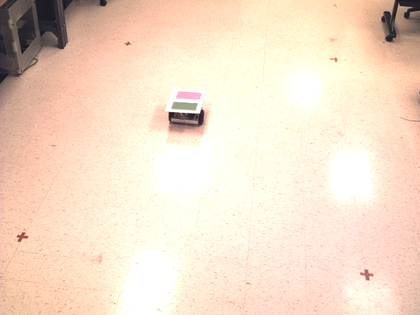
%> input picture run/images/april17/edges_37.png, 420 x 315 px, shrunk from 640 x 480 before the run; its folder holds only this picture in this run
$ octave label_objects.m   (GNU Octave 9; MATLAB toolbox functions it lacks are replaced by stand-ins)
%> lines starting %> are read from the running program, lines starting %| are printed output that depends on the picture; in (x1, y1, x2, y2) boxes, pixels count from 0 and x2, y2 are one past the last pixel; in counts of white or black regions, pixels touching at a corner belong together; the program's own positions count from 1
### src/lib/glob.m
%% Expand wildcards for files and directory names
%
%   Pattern matching of file and directory names, based on wildcard
%   characters. This function is similar to wildcard expansion performed by
%   the Unix shell and Python glob.glob function, but it can handle more
%   types of wildcards.
%
%   [LIST, ISDIR] = glob(FILESPEC)
%       returns cell array LIST with files or directories that match the
%       path specified by string FILESPEC. Wildcards may be used for
%       basenames and for the directory parts. If FILESPEC contains
%       directory parts, then these will be included in LIST.
%       ISDIR is a boolean, the same size as LIST that is true for
%       directories in LIST.
%
%       Following wildcards can be used:
%           *        match zero or more characters
%           ?        match any single character
%           [ab12]   match one of the specified characters
%           [^ab12]  match none of the specified characters
%           [a-z]    match one character in range of characters
%           {a,b,c}  matches any one of strings a, b or c
%
%           all above wildcards do not match a file separator.
%
%           **       match zero or more characters including file separators.
%                    This can be used to match zero or more directory parts
%                    and will recursively list matching names.
%
%       The differences between GLOB and DIR:
%           * GLOB supports wildcards for directories.
%           * GLOB returns the directory part of FILESPEC.
%           * GLOB returns a cell array of matching names.
%           * GLOB does not return hidden files and directories that start
%             with '.' unless explicitly specified in FILESPEC.
%           * GLOB does not return '.' and '..' unless explicitly specified
%             in FILESPEC.
%           * GLOB adds a trailing file separator to directory names.
%           * GLOB does not return the contents of a directory when
%             a directory is specified. To return contents of a directory,
%             add a trailing '/*'.
%           * GLOB returns only directory names when a trailing file
%             separator is specified.
%           * On Windows GLOB is not case sensitive, but it returns
%             matching names exactely in the case as they are defined on
%             the filesystem. Case of host and sharename of a UNC path and
%             case of drive letters will be returned as specified in
%             FILESPEC.
%
%   glob(FILESPEC, '-ignorecase')
%        Default GLOB is case sensitive on Unix. With option '-ignorecase'
%        FILESPEC matching is not case sensitive. On Windows, GLOB always
%        ignores the case. This option can be abbreviated to '-i'.
%
% Examples:
%       glob *.m        list all .m files in current directory.
%
%       glob baz/*      list all files and directories in subdirectory 'baz'.
%
%       glob b*/*.m     list all .m files in subdirectory names starting
%                       with 'b'. The list will include the names of the
%                       matching subdirectories.
%
%       glob ?z*.m      list all .m files where the second character
%                       is 'z'.
%
%       glob baz.[ch]   matches baz.c and baz.h
%
%       glob test.[^ch] matches test.a but not test.c or test.h
%
%       glob demo.[a-c] matches demo.a, demo.b, and demo.c
%
%       glob test.{foo,bar,baz} matches test.foo, test.bar, and test.baz
%
%       glob .*         list all hidden files in current directory,
%                       excluding '.' and '..'
%
%       glob */         list all subdirectories.
%
%       glob **         recursively list all files and directories,
%                       starting in current directory (current directory
%                       name, hidden files and hidden directories are
%                       excluded).
%
%       glob **.m       list all m-files anywhere in directory tree,
%                       including m-files in current directory. This
%                       is equivalent with '**/*.m'.
%
%       glob foo/**/    recursively list all directories, starting in
%                       directory 'foo'.
%
%       glob **/.svn/   list all .svn directories in directory tree.
%
%       glob **/.*/**   recursively list all files in hidden directories
%                       only.
%
%       [r,d]=glob('**')
%       r(~d)           get all files in directory tree.
%
% Known limitation:
%       When using '**', symbolic linked directories or junctions may cause
%       an infinite loop.
%
% See also dir

%% Last modified
%   $Date: 2013-02-02 18:41:41 +0100 (Sat, 02 Feb 2013) $
%   $Author: biggelar $
%   $Rev: 12966 $

%% History
%   2013-02-02  biggelar    submitted to Matlab Central
%   2013-01-11  biggelar    add {} wildcards
%   2013-01-02  biggelar    Created

%% Copyright (c) 2013, Peter van den Biggelaar
% All rights reserved.
%
% Redistribution and use in source and binary forms, with or without
% modification, are permitted provided that the following conditions are
% met:
%
%     * Redistributions of source code must retain the above copyright
%       notice, this list of conditions and the following disclaimer.
%     * Redistributions in binary form must reproduce the above copyright
%       notice, this list of conditions and the following disclaimer in
%       the documentation and/or other materials provided with the distribution
%
% THIS SOFTWARE IS PROVIDED BY THE COPYRIGHT HOLDERS AND CONTRIBUTORS "AS IS"
% AND ANY EXPRESS OR IMPLIED WARRANTIES, INCLUDING, BUT NOT LIMITED TO, THE
% IMPLIED WARRANTIES OF MERCHANTABILITY AND FITNESS FOR A PARTICULAR PURPOSE
% ARE DISCLAIMED. IN NO EVENT SHALL THE COPYRIGHT OWNER OR CONTRIBUTORS BE
% LIABLE FOR ANY DIRECT, INDIRECT, INCIDENTAL, SPECIAL, EXEMPLARY, OR
% CONSEQUENTIAL DAMAGES (INCLUDING, BUT NOT LIMITED TO, PROCUREMENT OF
% SUBSTITUTE GOODS OR SERVICES; LOSS OF USE, DATA, OR PROFITS; OR BUSINESS
% INTERRUPTION) HOWEVER CAUSED AND ON ANY THEORY OF LIABILITY, WHETHER IN
% CONTRACT, STRICT LIABILITY, OR TORT (INCLUDING NEGLIGENCE OR OTHERWISE)
% ARISING IN ANY WAY OUT OF THE USE OF THIS SOFTWARE, EVEN IF ADVISED OF THE
% POSSIBILITY OF SUCH DAMAGE.


% ------------------------------------------------------------------------
function [LIST, ISDIR] = glob(FILESPEC, ignorecase)
%> called with FILESPEC = './images/april17/edges_*.png'

%% check FILESPEC input
if ischar(FILESPEC)
    if isempty(FILESPEC)
        % return when FILESPEC is empty
        LIST = cell(0);
        ISDIR = false(0);
        return
    elseif size(FILESPEC,1)>1
        error('glob:invalidInput', 'FILESPEC must be a single string.')
    end
else
    error('glob:invalidInput', 'FILESPEC must be a string.')
end

%% check ignorecase option
if nargin==2
    if ischar(ignorecase)
        % ignore case when option is specified; must be at least 2 characters long
        if strncmp(ignorecase, '-ignorecase', max(numel(ignorecase),2));
            ignorecase = true;
        else
            error('glob:invalidOption', 'Invalid option.')
        end
    else
        error('glob:invalidOption', 'Invalid option.')
    end
else
    % Windows is not case sensitive
    % Unix is case sensitive
    ignorecase = ispc;
end

%% define function handle to regular expression function for the specified case sensitivity
if ignorecase
    regexp_fhandle = @regexpi;
else
    regexp_fhandle = @regexp;
end

%% only use forward slashes as file separator to prevent escaping backslashes in regular expressions
filespec = strrep(FILESPEC, '\', '/');

%% split pathroot part from FILESPEC
if strncmp(filespec, '//',2)
    if ispc
        % FILESPEC specifies a UNC path
        % It is not allowed to get a directory listing of share names of a
        % host with the DIR command.
        % pathroot will contains e.g. //host/share/
        pathroot = regexprep(filespec, '(^//+[^/]+/[^/]+/)(.*)', '$1');
        filespec = regexprep(filespec, '(^//+[^/]+/[^/]+/)(.*)', '$2');
    else
        % for Unix, multiple leading file separators are equivalent with a single file separator
        filespec = regexprep(filespec, '^/*', '/');
    end
elseif strncmp(filespec, '/', 1)
    % FILESPEC specifies a absolute path
    pathroot = '/';
    filespec(1) = [];
elseif ispc && numel(filespec)>=2 && filespec(2)==':'
    % FILESPEC specifies a absolute path starting with a drive letter
    % check for a fileseparator after ':'. e.g. 'C:\'
    if numel(filespec)<3 || filespec(3)~='/'
        error('glob:invalidInput','Drive letter must be followed by '':\''.')
    end
    pathroot = filespec(1:3);
    filespec(1:3) = [];
else
    % FILESPEC specifies a relative path
    pathroot = './';
end

%% replace multiple file separators by a single file separator
filespec = regexprep(filespec, '/+', '/');

%% replace 'a**' with 'a*/**', where 'a' can be any character but not '/'
filespec = regexprep(filespec, '([^/])(\.\*\.\*)', '$1\*/$2');
%% replace '**a' with '**/*a', where a can be any character but not '/'
filespec = regexprep(filespec, '(\.\*\.\*)([^/])', '$1/\*$2');

%% split filespec into chunks at file separator
chunks = strread(filespec, '%s', 'delimiter', '/'); %#ok<FPARK>

%% add empty chunk at the end when filespec ends with a file separator
if ~isempty(filespec) && filespec(end)=='/'
    chunks{end+1} = '';
end

%% translate chunks to regular expressions
for i=1:numel(chunks)
    chunks{i} = glob2regexp(chunks{i});
end

%% determine file list using LS_REGEXP
% this function requires that PATHROOT does not to contain any wildcards
if ~isempty(chunks)
    list = ls_regexp(regexp_fhandle, pathroot, chunks{1:end});
else
    list = {pathroot};
end

if strcmp(pathroot, './')
    % remove relative pathroot from result
    list = regexprep(list, '^\./', '');
end

if nargout==2
    % determine directories by checking for '/' at the end
    I = regexp(list', '/$');
    ISDIR = ~cellfun('isempty', I);
end

%% convert to standard file separators for PC
if ispc
    list = strrep(list, '/', '\');
end

%% return output
if nargout==0
    if ~isempty(list)
        % display list
        disp(char(list))
    else
        disp(['''' FILESPEC ''' not found.']);
    end
else
    LIST = list';
end


% ------------------------------------------------------------------------
function regexp_str = glob2regexp(glob_str)
%% translate glob_str to regular expression string

% initialize
regexp_str  = '';
in_curlies  = 0;        % is > 0 within curly braces

% handle characters in glob_str one-by-one
for c = glob_str

    if any(c=='.()|+^$@%')
        % escape simple special characters
        regexp_str = [regexp_str '\' c]; %#ok<AGROW>

    elseif c=='*'
        % '*' should not match '/'
        regexp_str = [regexp_str '[^/]*']; %#ok<AGROW>

    elseif c=='?'
        % '?' should not match '/'
        regexp_str = [regexp_str '[^/]']; %#ok<AGROW>

    elseif c=='{'
        regexp_str = [regexp_str '(']; %#ok<AGROW>
        in_curlies = in_curlies+1;

    elseif c=='}' && in_curlies
        regexp_str = [regexp_str ')']; %#ok<AGROW>
        in_curlies = in_curlies-1;

    elseif c==',' && in_curlies
        regexp_str = [regexp_str '|']; %#ok<AGROW>

    else
        regexp_str = [regexp_str c]; %#ok<AGROW>
    end
end

% replace original '**' (that has now become '[^/]*[^/]*') with '.*.*'
regexp_str = strrep(regexp_str, '[^/]*[^/]*', '.*.*');


% ------------------------------------------------------------------------
function L = ls_regexp(regexp_fhandle, path, varargin)
% List files that match PATH/r1/r2/r3/... where PATH is a string without
% any wildcards and r1..rn are regular expresions that contain the parts of
% a filespec between the file separators.
% L is a cell array with matching file or directory names.
% REGEXP_FHANDLE contain a file handle to REGEXP or REGEXPI depending
% on specified case sensitivity.

% if first regular expressions contains '**', examine complete file tree
if nargin>=3 && any(regexp(varargin{1}, '\.\*\.\*'))
    L = ls_regexp_tree(regexp_fhandle, path, varargin{:});

else
    % get contents of path
    list = dir(path);

    if nargin>=3
        if strcmp(varargin{1},'\.') || strcmp(varargin{1},'\.\.')
            % keep explicitly specified '.' or '..' in first regular expression
            if ispc && ~any(strcmp({list.name}, '.'))
                % fix strange windows behaviour: root of a volume has no '.' and '..'
                list(end+1).name = '.';
                list(end).isdir = true;
                list(end+1).name = '..';
                list(end).isdir = true;
            end
        else
            % remove '.' and '..'
            list(strcmp({list.name},'.')) = [];
            list(strcmp({list.name},'..')) = [];

            % remove files starting with '.' specified in first regular expression
            if ~strncmp(varargin{1},'\.',2)
                % remove files starting with '.' from list
                list(strncmp({list.name},'.',1))  = [];
            end
        end
    end

    % define shortcuts
    list_isdir = [list.isdir];
    list_name = {list.name};

    L = {};  % initialize
    if nargin==2    % no regular expressions
        %% return filename
        if ~isempty(list_name)
            % add a trailing slash to directories
            trailing_fsep = repmat({''}, size(list_name));
            trailing_fsep(list_isdir) = {'/'};
            L = strcat(path, list_name, trailing_fsep);
        end

    elseif nargin==3    % last regular expression
        %% return list_name matching regular expression
        I = regexp_fhandle(list_name, ['^' varargin{1} '$']);
        I = ~cellfun('isempty', I);
        list_name = list_name(I);
        list_isdir = list_isdir(I);
        if ~isempty(list_name)
            % add a trailing slash to directories
            trailing_fsep = repmat({''}, size(list_name));
            trailing_fsep(list_isdir) = {'/'};
            L = strcat(path, list_name, trailing_fsep);
        end

    elseif nargin==4 && isempty(varargin{2})
        %% only return directories when last regexp is empty
        % return list_name matching regular expression and that are directories
        I = regexp_fhandle(list_name, ['^' varargin{1} '$']);
        I = ~cellfun('isempty', I);
        % only return directories
        list_name = list_name(I);
        list_isdir = list_isdir(I);
        if any(list_isdir)
            % add a trailing file separator
            L = strcat(path, list_name(list_isdir), '/');
        end
    else
        %% traverse for list_name matching regular expression
        I = regexp_fhandle(list_name, ['^' varargin{1} '$']);
        I = ~cellfun('isempty', I);
        for name = list_name(I)
            L = [L   ls_regexp(regexp_fhandle, [path char(name) '/'], varargin{2:end})]; %#ok<AGROW>
        end
    end
end


% ------------------------------------------------------------------------
% [29 lines left out: function ls_regexp_tree, not called in this run]


% ------------------------------------------------------------------------
% [30 lines left out: function dir_recur, not called in this run]

### run/myimread.m
% Read sample images
function imgs = myimread(path)
    imgs = {};
    impaths = glob(path);
    for i = 1:length(impaths);
        imgs{i} = imread(impaths{i});
    end
end

### run/algorithm.m
% ------------------------------------------------------------------------------ % Created: 10/4/16 by Tommy Schulte, Matt Boss, Claire Stonner, Chad Chapnick
% Revision History: None
%
% Purpose:
%
% Input Variables:
%   window      := define median filtering window size
%   sigma       := canny edge filtering sigma value
%   pxthresh    := the threshold for binary filling
%
% Output Variables:
%   [denoised ,edges filled, cleaned, labels]
% ------------------------------------------------------------------------------
function [denoised ,edges filled, cleaned, labels] = algorithm(img, window, sigma, pxthresh)
    imgray = rgb2gray(img);
    denoised = medfilt2(imgray, window,'symmetric');
    edges = edge(denoised,'Canny',[],sigma);
    filled = imfill(edges,'holes');
    cleaned = bwareaopen(filled, pxthresh);
    labels = bwlabel(cleaned);
end

### run/label_objects.m
% include '.m' files
addpath('./')
addpath('./lib')

% Read sample images
imgs = myimread('./images/april17/edges_*.png');
%> imgs = 1 item

% define median filtering window size,
% canny edge filtering sigma value, and
% the threshold for binary filling

labeled_rgb = {};
window = [2 2]; sigma = 2; pxthresh=200;
for i = 1:length(imgs)
    img = imgs{i};
    [denoised edges filled cleaned labels]=algorithm(img, window, sigma, pxthresh);
    disp(['showing image ', num2str(i)]);
    imshow(img); hold on
    % get rgb values for each label and store in matrix
    s = regionprops(labels, 'Centroid');
    RGB = zeros(size(s,1), 4);  % red | green | blue | actual label
    for label=1:numel(s)
        c = s(label).Centroid;
        plot(c(1),c(2), 'r.', 'MarkerSize', 45);
        text(c(1), c(2), sprintf('%d', label), 'HorizontalAlignment', 'center', ...
        'VerticalAlignment', 'middle', 'FontSize', 12, 'Color', 'white');
        coordinates = s(label).Centroid;
        c = round(coordinates);
        rgb = img(c(2),c(1),:);
        RGB(label,1:3) = reshape(rgb,1,3);
    end
    hold off;
    for row=1:length(s)
        prompt = ['Please enter the correct color for label ',num2str(row),':\n',...
        '0 = noise | 1 = blue | 2 = green | 3 = pink\n'];
        color = [];
        while ~isequal(length(color),1) || ~any([0,1,2,3] == color)
            color = input(prompt);
        end
        RGB(row,4) = color;
    end
    labeled_rgb{i} = RGB;
end
%> this loop made 1 pass; the answer given on pass 1: 1
%> s on pass 1: {Centroid [26 30.3]}
%| showing image 1
%> pass 1, in algorithm, `imgray = rgb2gray(img);`:
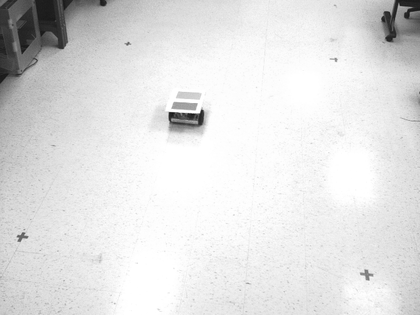
%> imgray: size 315x420 uint8; min 21, max 255, mean 225
%> pass 1, in algorithm, `edges = edge(denoised,'Canny',[],sigma);`:
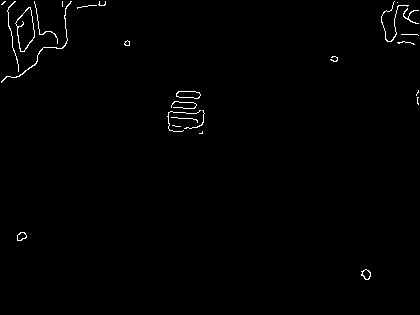
%> edges: size 315x420 logical; 0.81% white in thin lines or dots, all inside (x1, y1, x2, y2) = (1, 1, 419, 280)
%> pass 1, in algorithm, `filled = imfill(edges,'holes');`:
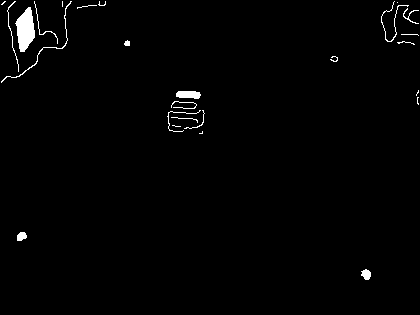
%> filled: size 315x420 logical; 1.3% white; 26 white regions (9 under 20 px), largest, box (x1, y1, x2, y2) and area: (15, 7, 35, 52) 583, (176, 91, 201, 99) 165, (1, 1, 72, 83) 155
%> pass 1, `imshow(img)`:
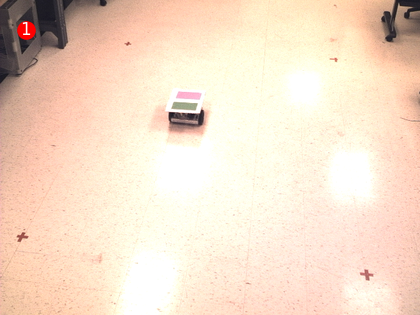
%> figure redrawn from the program's plot data
%> after the loop, RGB = [35 34 44 1]; labeled_rgb = {[35 34 44 1]}


% concatenate results
M = [];
for i = 1:length(labeled_rgb)
    start = size(M,1);
    m = labeled_rgb{i};
    for k = 1:size(m,1)
        M(start+k,:) =  m(k,:);
    end
end
%> this loop made 1 pass
%> (start, m) on pass 1: (0, [35 34 44 1])
%> after the loop, M = [35 34 44 1]


save('april17-rgb-training.mat', 'M') % save the RGB
%save('april17-labeled-rgb.mat', 'labeled_rgb') % save the RGB
save('.april-17-rgb-training.mat', 'M') % save the RGB
%save('.rgb-training.mat', 'M') % save the RGB
% delete img 32
%save('labeled_rgb.mat', 'labeled_rgb') % save the RGB
%save('labeled_rgb_round2.mat', 'labeled_rgb') % save the RGB

$ run again, on run/images/april17/edges_42.png
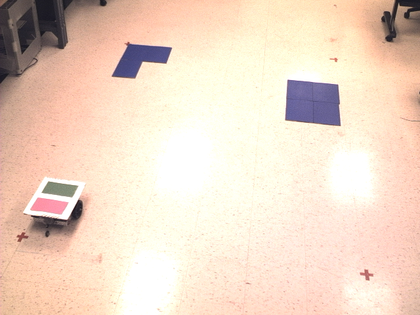
%> input picture run/images/april17/edges_42.png, 420 x 315 px, shrunk from 640 x 480 before the run
%> imgs = 1 item
%> the loop `for i = 1:length(imgs)` made 1 pass; the answer given on pass 1: 1
%| showing image 1
%> pass 1, in algorithm, `edges = edge(denoised,'Canny',[],sigma);`:
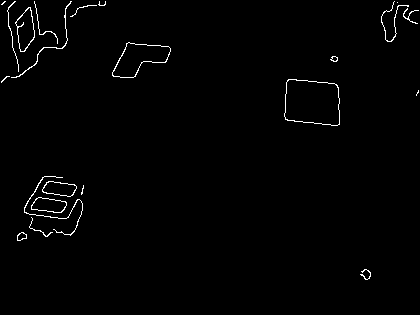
%> edges: size 315x420 logical; 1.2% white in thin lines or dots, all inside (x1, y1, x2, y2) = (1, 1, 419, 280)
%> pass 1, `imshow(img)`:
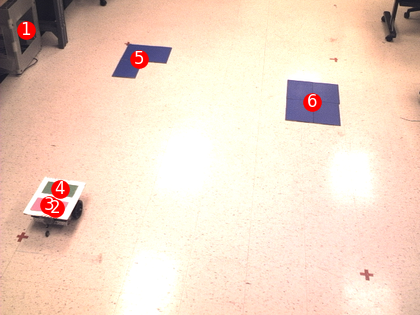
%> figure redrawn from the program's plot data
%> after the loop `for i = 1:length(imgs)`: RGB = [37 34 42 1; 254 152 175 1; 255 153 172 1; 129 137 116 1; 75 75 127 1; 109 103 152 1]; labeled_rgb = 1 item
%> the loop `for i = 1:length(labeled_rgb)` made 1 pass
%> start on pass 1: 0
%> after the loop `for i = 1:length(labeled_rgb)`: M has the same summary as RGB
